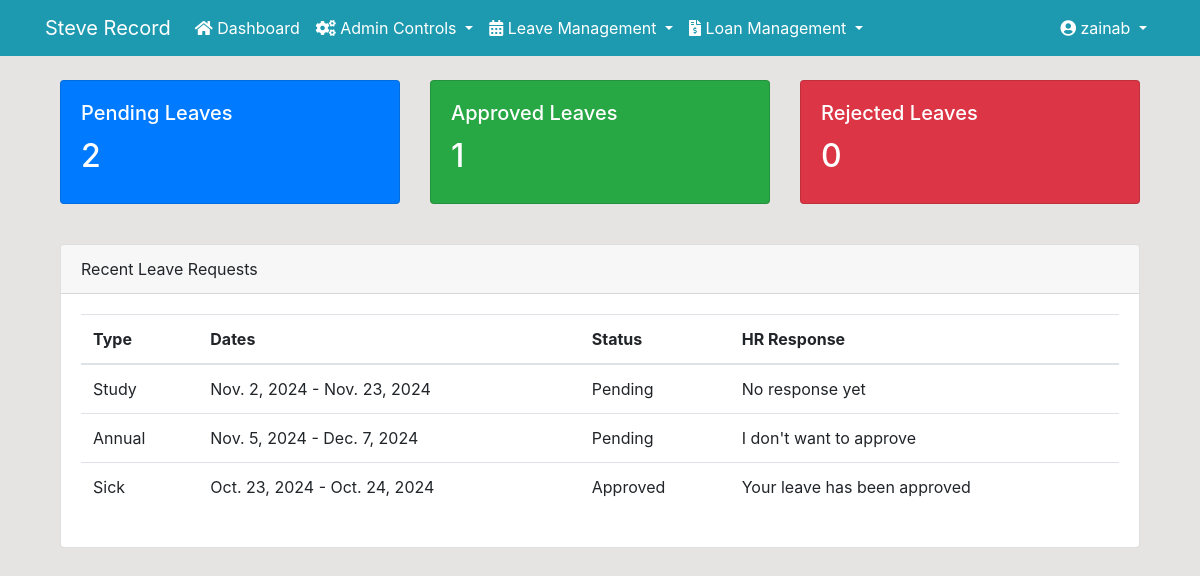
Page /staff-dashboard/ (signed in) on the committed database.
### dashboard/models.py (models this page shows, shortened)
class Leave(models.Model):
    LEAVE_TYPES = (
        ('Annual', 'Annual Leave'),
        ('Sick', 'Sick Leave'),
        ('Personal', 'Personal Leave'),
        ('Maternity', 'Maternity Leave'),
        ('Paternity', 'Paternity Leave'),
        ('Parental', 'Parental Leave'),
        ('Bereavement', 'Bereavement Leave'),
        ('Compassionate', 'Compassionate Leave'),
        ('Study', 'Study/Educational Leave'),
        ('Sabbatical', 'Sabbatical Leave'),
        ('Unpaid', 'Unpaid Leave'),
        ('Jury Duty', 'Jury Duty Leave'),
        ('Military', 'Military Leave'),
        ('Public Service', 'Public Service Leave'),
        ('Religious', 'Religious Leave'),
        ('Casual', 'Casual Leave'),
        ('Compensatory', 'Compensatory Leave'),
        ('Medical', 'Medical/Mental Health Leave'),
        ('Marriage', 'Marriage Leave'),
        ('Voting', 'Voting Leave'),
        ('Emergency', 'Emergency Leave'),
        ('Other', 'Other')
    )
    STATUS = (
        ('Pending', 'Pending'),
        ('Approved', 'Approved'),
        ('Rejected', 'Rejected')
    )
    user = models.ForeignKey(User, on_delete=models.CASCADE)
    leave_type = models.CharField(max_length=20, choices=LEAVE_TYPES)
    start_date = models.DateField()
    end_date = models.DateField()
    reason = models.TextField()
    status = models.CharField(max_length=10, choices=STATUS, default='Pending')
    applied_date = models.DateTimeField(auto_now_add=True)
    approved_by = models.ForeignKey(User, on_delete=models.SET_NULL, null=True, related_name='approved_leaves')
    response_date = models.DateTimeField(null=True, blank=True)
    response_message = models.TextField(null=True, blank=True)
    admin_response = models.TextField(null=True, blank=True)
    class Meta:
        indexes = [
            models.Index(fields=['status']),
            models.Index(fields=['applied_date']),
            models.Index(fields=['user']),
        ]

### dashboard/views.py (the view)
# urls.py: path('staff-dashboard/', views.staff_dashboard, name='staff-dashboard'),
@login_required(login_url='user-login')
def staff_dashboard(request):
    user_leaves = Leave.objects.filter(user=request.user)
    pending_leaves = user_leaves.filter(status='Pending').count()
    approved_leaves = user_leaves.filter(status='Approved').count()
    rejected_leaves = user_leaves.filter(status='Rejected').count()
    context = {
        'pending_leaves': pending_leaves,
        'approved_leaves': approved_leaves,
        'rejected_leaves': rejected_leaves,
        'recent_leaves': user_leaves.order_by('-applied_date')[:5]
    }
    return render(request, 'dashboard/staff_dashboard.html', context)

### templates/dashboard/staff_dashboard.html (shortened to what this page needs)
{% extends 'partials/base.html' %}
{% block content %}
<div class="container mt-4">
    <div class="row">
        <div class="col-md-4">
            <div class="card text-white bg-primary mb-3">
                <div class="card-body">
                    <h5 class="card-title">Pending Leaves</h5>
                    <h2>{{ pending_leaves }}</h2>
                </div>
            </div>
        </div>
        <div class="col-md-4">
            <div class="card text-white bg-success mb-3">
                <div class="card-body">
                    <h5 class="card-title">Approved Leaves</h5>
                    <h2>{{ approved_leaves }}</h2>
                </div>
            </div>
        </div>
        <div class="col-md-4">
            <div class="card text-white bg-danger mb-3">
                <div class="card-body">
                    <h5 class="card-title">Rejected Leaves</h5>
                    <h2>{{ rejected_leaves }}</h2>
                </div>
            </div>
        </div>
    </div>
    <div class="card mt-4">
        <div class="card-header">
            Recent Leave Requests
        </div>
        <div class="card-body">
            <table class="table">
                <thead>
                    <tr>
                        <th>Type</th>
                        <th>Dates</th>
                        <th>Status</th>
                        <th>HR Response</th>
                    </tr>
                </thead>
                <tbody>
                    {% for leave in recent_leaves %}
                    <tr>
                        <td>{{ leave.leave_type }}</td>
                        <td>{{ leave.start_date }} - {{ leave.end_date }}</td>
                        <td>{{ leave.status }}</td>
                         <td>{{ leave.response_message|default:"No response yet" }}</td>
                    </tr>
                    {% endfor %}
                </tbody>
            </table>
        </div>
    </div>
</div>
{% endblock %}

### templates/partials/nav.html (shortened to what this page needs)
<nav class="navbar navbar-expand-lg navbar-light" style="background-color: #1E9AB0;">
    <div class="container">
        {% if user.is_authenticated %}
        <a class="navbar-brand text-white" href="{% url 'dashboard-index' %}">Steve Record</a>
        <div class="collapse navbar-collapse" id="navbarSupportedContent">
            <ul class="navbar-nav mr-auto">
                <li class="nav-item active">
                    <a class="nav-link text-white" href="{% url 'dashboard-index' %}">
                        <i class="fas fa-home"></i> Dashboard
                    </a>
                </li>
                {% if request.user.is_superuser or 'Admin' in request.user.groups.all|stringformat:'s' %}
                <li class="nav-item dropdown">
                    <a class="nav-link dropdown-toggle text-white" href="#" id="adminDropdown" role="button"
                       data-toggle="dropdown" aria-haspopup="true" aria-expanded="false">
                        <i class="fas fa-cogs"></i> Admin Controls
                    </a>
                </li>
                {% endif %}
                <li class="nav-item dropdown">
                    <a class="nav-link dropdown-toggle text-white" href="#" id="leaveDropdown" role="button"
                       data-toggle="dropdown" aria-haspopup="true" aria-expanded="false">
                        <i class="fas fa-calendar-alt"></i> Leave Management
                    </a>
                </li>
                <li class="nav-item dropdown">
                    <a class="nav-link dropdown-toggle text-white" href="#" id="loanDropdown" role="button"
                       data-toggle="dropdown" aria-haspopup="true" aria-expanded="false">
                        <i class="fas fa-file-invoice-dollar"></i> Loan Management
                    </a>
                </li>
            </ul>
            <ul class="navbar-nav ml-auto">
                <li class="nav-item dropdown">
                    <a class="nav-link dropdown-toggle text-white" href="#" id="userDropdown" role="button"
                       data-toggle="dropdown" aria-haspopup="true" aria-expanded="false">
                        <i class="fas fa-user-circle"></i> {{ user.username }}
                    </a>
                </li>
            </ul>
        {% endif %}
        </div>
    </div>
</nav>

### static/style.css (style rules this page uses)
body { background: rgb(230, 227, 227); }

### rows in the picture
Leave: leave_type "Study", start_date "Nov. 2, 2024", end_date "Nov. 23, 2024", status "Pending", response_message "No response yet"
Leave: leave_type "Annual", start_date "Nov. 5, 2024", end_date "Dec. 7, 2024", status "Pending", response_message "I don't want to approve"
Leave: leave_type "Sick", start_date "Oct. 23, 2024", end_date "Oct. 24, 2024", status "Approved", response_message "Your leave has been approved"

### other values in the picture
{{ user.username }} "zainab"
{{ pending_leaves }} "2"
{{ approved_leaves }} "1"
{{ rejected_leaves }} "0"
